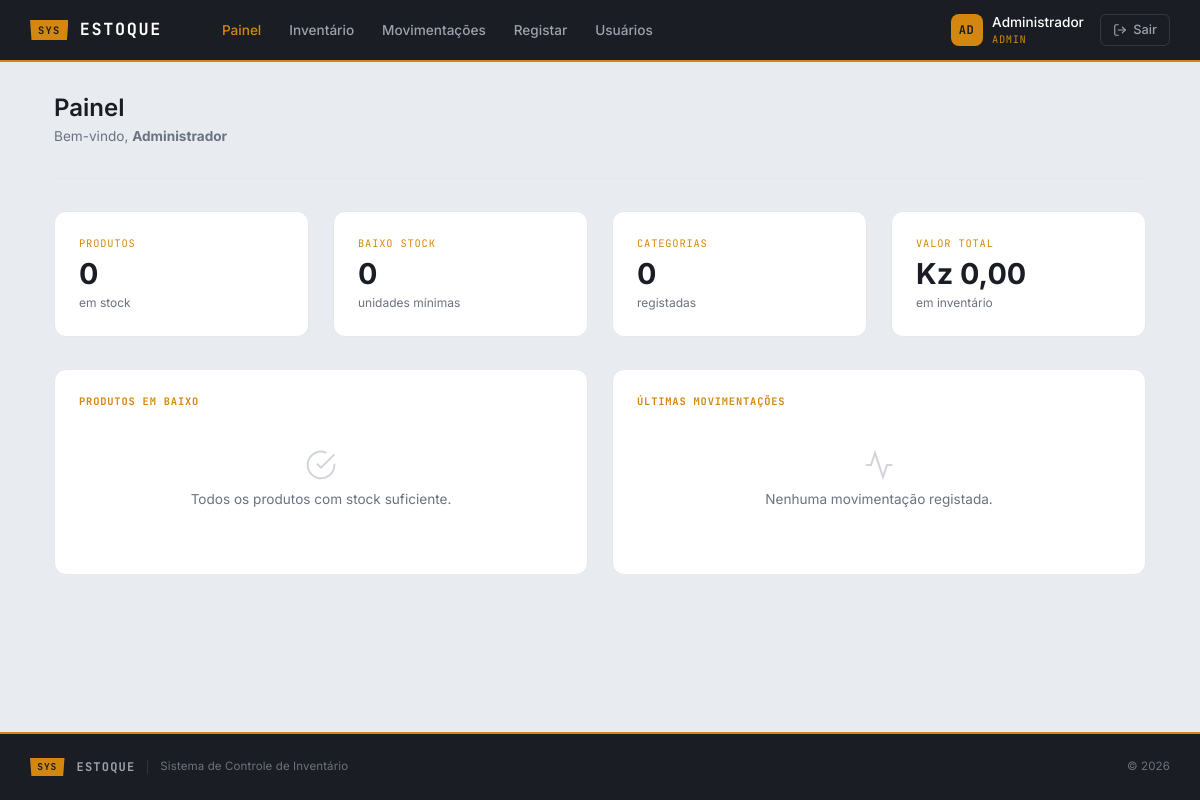
/pages/dashboard.php (signed in), run on an earlier commit of the app's database.
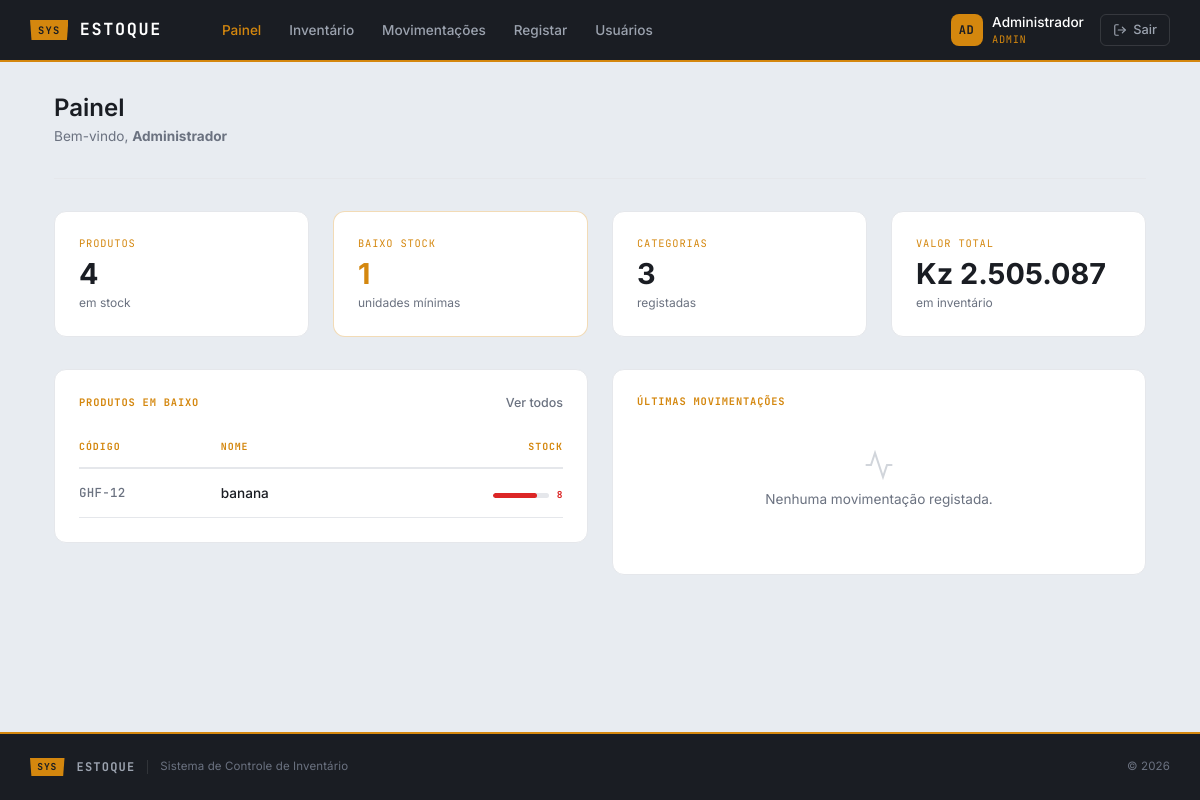
And on a later commit of the database.
### tables this page shows
CREATE TABLE `produtos` (
  `id` int(255) NOT NULL,
  `codigo` varchar(20) NOT NULL,
  `nome` varchar(100) NOT NULL,
  `categoria` varchar(100) DEFAULT NULL,
  `preco` decimal(10,2) DEFAULT NULL,
  `quantidade` int(11) DEFAULT 0,
  `categoria_id` int(11) DEFAULT NULL
);

### model/Produto.php (called while the page is built, shortened)
<?php
class Produto {
    private $conn;
    public function __construct($conn) {
        $this->conn = $conn;
    }
    public function contarProdutos()
    {
        $sql = "SELECT COUNT(*) AS total FROM produtos";
        $query = $this->conn->prepare($sql);
        $query->execute();
        $result = $query->get_result();
        $row = $result->fetch_assoc();
        return (int)$row['total'];
    }
    public function contarBaixoStock($limite = 10)
    {
        $sql = "SELECT COUNT(*) AS total FROM produtos WHERE quantidade < ?";
        $query = $this->conn->prepare($sql);
        $query->bind_param("i", $limite);
        $query->execute();
        $result = $query->get_result();
        $row = $result->fetch_assoc();
        return (int)$row['total'];
    }
    public function contarCategorias()
    {
        $sql = "SELECT COUNT(*) AS total FROM categorias";
        $query = $this->conn->prepare($sql);
        $query->execute();
        $result = $query->get_result();
        $row = $result->fetch_assoc();
        return (int)$row['total'];
    }
    public function calcularValorTotal()
    {
        $sql = "SELECT COALESCE(SUM(preco * quantidade), 0) AS total FROM produtos";
        $query = $this->conn->prepare($sql);
        $query->execute();
        $result = $query->get_result();
        $row = $result->fetch_assoc();
        return (float)$row['total'];
    }
    public function listarBaixoStock($limite = 10)
    {
        $sql = "SELECT p.*, c.nome AS categoria FROM produtos p LEFT JOIN categorias c ON p.categoria_id = c.id WHERE p.quantidade < ? ORDER BY p.quantidade ASC LIMIT 10";
        $query = $this->conn->prepare($sql);
        $query->bind_param("i", $limite);
        $query->execute();
        $result = $query->get_result();
        return $result->fetch_all(MYSQLI_ASSOC);
    }
}

### pages/dashboard.php (the view, shortened to what the changed rows need)
<?php
require_once __DIR__ . "/../config/Database.php";
require_once __DIR__ . "/../model/Produto.php";
$db = new Database();
$conn = $db->conectar();
$produto = new Produto($conn);
$totalProdutos = $produto->contarProdutos();
$baixoStock = $produto->contarBaixoStock(10);
$totalCategorias = $produto->contarCategorias();
$valorTotal = $produto->calcularValorTotal();
$produtosBaixoStock = $produto->listarBaixoStock(10);
require_once "layouts/header.php";
?>
<div class="app-body">
    <div class="app-container">
        <div class="page-header">
            <h1>Painel</h1>
        </div>
        <div class="row g-4">
            <div class="col-12 col-md-6 col-lg-3">
                <a href="/pages/ListarProdutos.php" class="card-app card-kpi">
                    <div class="card-kpi-tag">PRODUTOS</div>
                    <div class="card-kpi-value"><?= $totalProdutos ?></div>
                    <div class="card-kpi-label">em stock</div>
                </a>
            </div>
            <div class="col-12 col-md-6 col-lg-3">
                <a href="#baixo-stock" class="card-app card-kpi <?= $baixoStock > 0 ? 'card-kpi-warn' : '' ?>">
                    <div class="card-kpi-tag">BAIXO STOCK</div>
                    <div class="card-kpi-value"><?= $baixoStock ?></div>
                    <div class="card-kpi-label">unidades mínimas</div>
                </a>
            </div>
            <div class="col-12 col-md-6 col-lg-3">
                <div class="card-app card-kpi">
                    <div class="card-kpi-tag">CATEGORIAS</div>
                    <div class="card-kpi-value"><?= $totalCategorias ?></div>
                    <div class="card-kpi-label">registadas</div>
                </div>
            </div>
            <div class="col-12 col-md-6 col-lg-3">
                <div class="card-app card-kpi">
                    <div class="card-kpi-tag">VALOR TOTAL</div>
                    <div class="card-kpi-value"><?= $valorTotal >= 1000 ? 'Kz ' . number_format($valorTotal, 0, ',', '.') : 'Kz ' . number_format($valorTotal, 2, ',', '.') ?></div>
                    <div class="card-kpi-label">em inventário</div>
                </div>
            </div>
        </div>
        <div class="row g-4" style="margin-top:0.5rem;">
            <div class="col-12 col-lg-6" id="baixo-stock">
                <div class="card-app">
                    <div class="card-section-head">
                        <div class="card-section-tag">Produtos em Baixo</div>
                        <?php if (!empty($produtosBaixoStock)): ?>
                        <a href="/pages/ListarProdutos.php" class="card-section-link">Ver todos</a>
                        <?php endif; ?>
                    </div>
                    <?php if (empty($produtosBaixoStock)): ?>
                    <div class="card-section-empty">
                        <svg viewBox="0 0 24 24"><path d="M22 11.08V12a10 10 0 1 1-5.93-9.14"/><polyline points="22 4 12 14.01 9 11.01"/></svg>
                        <p>Todos os produtos com stock suficiente.</p>
                    </div>
                    <?php else: ?>
                    <div class="list-table-wrap">
                        <table class="list-table">
                            <thead>
                                <tr>
                                    <th>Código</th>
                                    <th>Nome</th>
                                    <th>Stock</th>
                                </tr>
                            </thead>
                            <tbody>
                                <?php foreach ($produtosBaixoStock as $p):
                                    $qty = (int)$p['quantidade'];
                                    if ($qty >= 10) { $stockLevel = 'low'; } else { $stockLevel = 'critical'; }
                                ?>
                                <tr>
                                    <td class="cell-code"><?= htmlspecialchars($p['codigo']) ?></td>
                                    <td class="cell-name"><?= htmlspecialchars($p['nome']) ?></td>
                                    <td>
                                        <div class="stock-wrap">
                                            <div class="stock-bar">
                                                <div class="stock-bar-fill <?= $stockLevel ?>" style="width:<?= min(($qty / 10) * 100, 100) ?>%"></div>
                                            </div>
                                            <span class="stock-label <?= $stockLevel ?>"><?= $qty ?></span>
                                        </div>
                                    </td>
                                </tr>
                                <?php endforeach; ?>
                            </tbody>
                        </table>
                    </div>
                    <?php endif; ?>
                </div>
            </div>
        </div>
    </div>
</div>
<?php require_once "layouts/footer.php"; ?>

What changed in the data, as far as the page shows it:
added produtos: codigo "GHF-12", nome "banana", quantidade "8"
Also different on the page:
$totalProdutos: "0" → "4"
$baixoStock: "0" → "1"
$totalCategorias: "0" → "3"
$valorTotal: (not shown) → "2.505.087"
$valorTotal: "0,00" → (not shown)
text no longer shown: "Todos os produtos com stock suficiente."
text now shown: "Ver todos CÓDIGO NOME STOCK"
